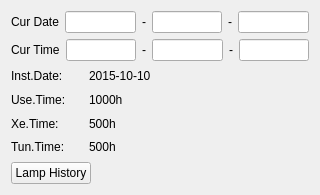
<?xml version="1.0" encoding="UTF-8"?>
<ui version="4.0">
 <class>TimePageClass</class>
 <widget class="QWidget" name="TimePageClass">
  <property name="geometry">
   <rect>
    <x>0</x>
    <y>0</y>
    <width>320</width>
    <height>195</height>
   </rect>
  </property>
  <property name="windowTitle">
   <string>Form</string>
  </property>
  <layout class="QVBoxLayout" name="verticalLayout">
   <item>
    <layout class="QHBoxLayout" name="horizontalLayout_2">
     <item>
      <widget class="QLabel" name="label_3">
       <property name="sizePolicy">
        <sizepolicy hsizetype="Expanding" vsizetype="Preferred">
         <horstretch>0</horstretch>
         <verstretch>0</verstretch>
        </sizepolicy>
       </property>
       <property name="text">
        <string>Cur Date</string>
       </property>
      </widget>
     </item>
     <item>
      <widget class="EditCtrl" name="yearEdit"/>
     </item>
     <item>
      <widget class="QLabel" name="label_8">
       <property name="text">
        <string>-</string>
       </property>
      </widget>
     </item>
     <item>
      <widget class="EditCtrl" name="monthEdit"/>
     </item>
     <item>
      <widget class="QLabel" name="label_17">
       <property name="text">
        <string>-</string>
       </property>
      </widget>
     </item>
     <item>
      <widget class="EditCtrl" name="dayEdit"/>
     </item>
    </layout>
   </item>
   <item>
    <layout class="QHBoxLayout" name="horizontalLayout_4">
     <item>
      <widget class="QLabel" name="label_6">
       <property name="sizePolicy">
        <sizepolicy hsizetype="Expanding" vsizetype="Preferred">
         <horstretch>0</horstretch>
         <verstretch>0</verstretch>
        </sizepolicy>
       </property>
       <property name="text">
        <string>Cur Time</string>
       </property>
      </widget>
     </item>
     <item>
      <widget class="EditCtrl" name="hourEdit"/>
     </item>
     <item>
      <widget class="QLabel" name="label_9">
       <property name="text">
        <string>-</string>
       </property>
      </widget>
     </item>
     <item>
      <widget class="EditCtrl" name="minEdit"/>
     </item>
     <item>
      <widget class="QLabel" name="label_18">
       <property name="text">
        <string>-</string>
       </property>
      </widget>
     </item>
     <item>
      <widget class="EditCtrl" name="secEdit"/>
     </item>
    </layout>
   </item>
   <item>
    <layout class="QHBoxLayout" name="horizontalLayout" stretch="2,5,1">
     <item>
      <widget class="QLabel" name="label_2">
       <property name="sizePolicy">
        <sizepolicy hsizetype="Expanding" vsizetype="Preferred">
         <horstretch>0</horstretch>
         <verstretch>0</verstretch>
        </sizepolicy>
       </property>
       <property name="text">
        <string>Inst.Date:</string>
       </property>
      </widget>
     </item>
     <item>
      <widget class="QLabel" name="instLabel">
       <property name="text">
        <string>2015-10-10</string>
       </property>
      </widget>
     </item>
     <item>
      <widget class="QLabel" name="label">
       <property name="text">
        <string/>
       </property>
      </widget>
     </item>
    </layout>
   </item>
   <item>
    <layout class="QHBoxLayout" name="horizontalLayout_3" stretch="2,5,1">
     <item>
      <widget class="QLabel" name="label_4">
       <property name="text">
        <string>Use.Time:</string>
       </property>
      </widget>
     </item>
     <item>
      <widget class="QLabel" name="usedTimeLbl">
       <property name="text">
        <string>1000h</string>
       </property>
      </widget>
     </item>
     <item>
      <widget class="QLabel" name="label_7">
       <property name="text">
        <string/>
       </property>
      </widget>
     </item>
    </layout>
   </item>
   <item>
    <layout class="QHBoxLayout" name="horizontalLayout_7" stretch="2,5,1">
     <item>
      <widget class="QLabel" name="label_11">
       <property name="text">
        <string>Xe.Time:</string>
       </property>
      </widget>
     </item>
     <item>
      <widget class="QLabel" name="lpUsedLbl0">
       <property name="text">
        <string>500h</string>
       </property>
      </widget>
     </item>
     <item>
      <widget class="QLabel" name="label_14">
       <property name="text">
        <string/>
       </property>
      </widget>
     </item>
    </layout>
   </item>
   <item>
    <layout class="QHBoxLayout" name="horizontalLayout_5" stretch="2,5,1">
     <item>
      <widget class="QLabel" name="label_10">
       <property name="text">
        <string>Tun.Time:</string>
       </property>
      </widget>
     </item>
     <item>
      <widget class="QLabel" name="lpUsedLbl">
       <property name="text">
        <string>500h</string>
       </property>
      </widget>
     </item>
     <item>
      <widget class="QLabel" name="label_12">
       <property name="text">
        <string/>
       </property>
      </widget>
     </item>
    </layout>
   </item>
   <item>
    <layout class="QHBoxLayout" name="horizontalLayout_6" stretch="0,5,1">
     <item>
      <widget class="BtnCtrl" name="historyBtn">
       <property name="text">
        <string>Lamp History</string>
       </property>
      </widget>
     </item>
     <item>
      <widget class="QLabel" name="lpUsedsLbl">
       <property name="text">
        <string/>
       </property>
      </widget>
     </item>
     <item>
      <widget class="QLabel" name="label_13">
       <property name="text">
        <string/>
       </property>
      </widget>
     </item>
    </layout>
   </item>
  </layout>
 </widget>
 <customwidgets>
  <customwidget>
   <class>EditCtrl</class>
   <extends>QLineEdit</extends>
   <header>editctrl.h</header>
  </customwidget>
  <customwidget>
   <class>BtnCtrl</class>
   <extends>QPushButton</extends>
   <header>btnctrl.h</header>
  </customwidget>
 </customwidgets>
 <resources/>
 <connections/>
</ui>
